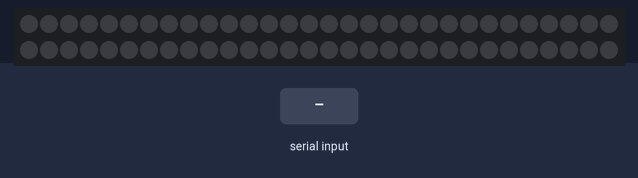
Bench run of a sketch on a simulated Arduino Uno, built with avr-gcc and run on an emulated ATmega328P. Shown: 60 RGB LEDs in strip order, left to right, continuing on the next row. The inputs (shaded band) are chosen by the test bench.

Above: at 1.2 s.
1.3 s: byte 30 received over Serial
3.5 s: byte 120 received over Serial
At 5.64 s:
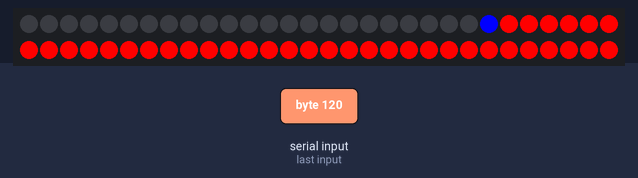
6.5 s: byte 90 received over Serial
At 9.22 s:
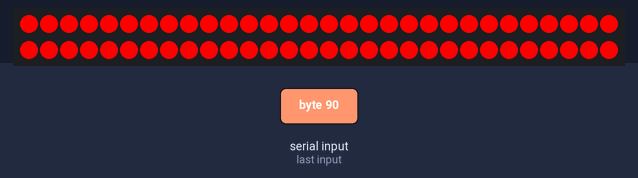
At 13.9 s:
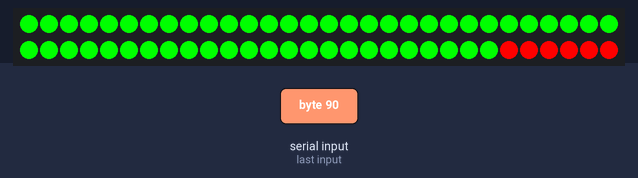

The sketch:

LED_christmas.ino
```cpp
#include <Adafruit_NeoPixel.h>

// Parameter 1 = number of pixels in strip
// Parameter 2 = pin number (most are valid)
// Parameter 3 = pixel type flags, add together as needed:
//   NEO_RGB     Pixels are wired for RGB bitstream
//   NEO_GRB     Pixels are wired for GRB bitstream
//   NEO_KHZ400  400 KHz bitstream (e.g. FLORA pixels)
//   NEO_KHZ800  800 KHz bitstream (e.g. High Density LED strip)
Adafruit_NeoPixel strip = Adafruit_NeoPixel(60, 6, NEO_GRB + NEO_KHZ800);

void setup() {
  strip.begin();
  strip.show(); // Initialize all pixels to 'off'
  Serial.begin(9600);
}

void loop() {
  int cov = getCoverage();
  if (cov >= 0) {
    clearPixels();
    showCoverage(cov);
  }
}

int getCoverage() {
  int cov = 0;
  cov = Serial.read();
  if(cov > 100) { return 0; }
  return cov;
}

void clearPixels() {
  uint32_t blue = strip.Color(0, 0, 255);
  uint32_t offColor = strip.Color(0, 0, 0);

  for(uint16_t i=0; i < strip.numPixels(); i++) {
    strip.setPixelColor(i, blue);
    strip.show();
    delay(10);
    strip.setPixelColor(i, offColor);
  }
}

void showCoverage(int cov) {
  int numGreenPixels = numGreenPixelsFromCoverage(cov);
  uint32_t green = strip.Color(0, 255, 0);
  uint32_t red = strip.Color(255, 0, 0);

  for(uint16_t i=0; i < strip.numPixels(); i++) {
    if(i < numGreenPixels) {
      strip.setPixelColor(i, green);
    } else {
      strip.setPixelColor(i, red);
    }
    strip.show();
    delay(50);
  }
}

int numGreenPixelsFromCoverage(int cov) {
  return (int)(strip.numPixels() * ((float)cov / 100));
}
```

Measured:
- after the input at 3.5 s, the LEDs: first differ from a run without the input after 2.0 s (image 1)
- after the input at 6.5 s, the LEDs: first differ from a run without the input after 2.9 s (image 3 shows a later state)
